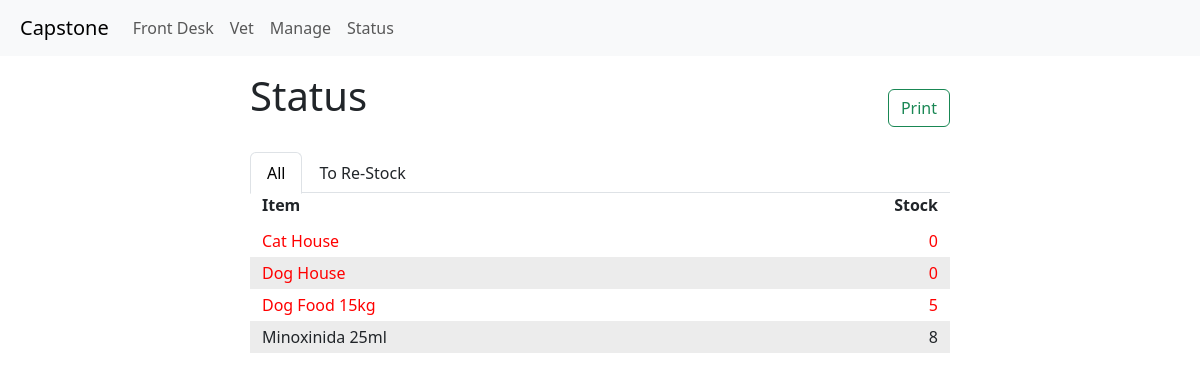
Page /status on the earlier database version.
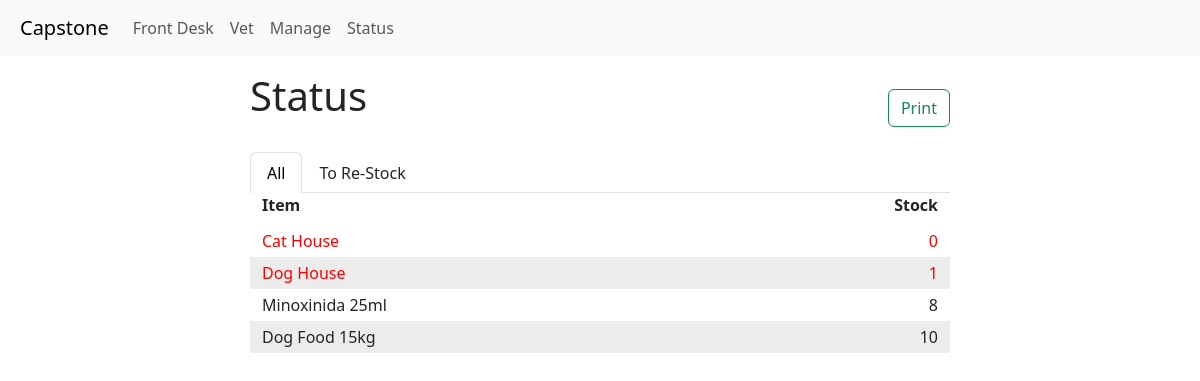
Same page on the later database version.
### item_track/models.py (models this page shows, shortened)
class Item(models.Model):
    id = models.AutoField(primary_key=True)
    name = models.CharField(max_length=64)
    description = models.CharField(max_length=256, blank=True, null=True)
    barcode = models.CharField(max_length=64, blank=True, null=True)
    image = models.ImageField(upload_to="item_track/images", blank=True, null=True)
    category = models.ManyToManyField("Category", blank=True, related_name="items")
    price = models.DecimalField(max_digits=10, decimal_places=2, blank=True, null=True)
    stock = models.IntegerField(blank=True, null=True)
    stock_min = models.IntegerField(blank=True, null=True)
    date_added = models.DateTimeField(auto_now_add=True)
    date_modified = models.DateTimeField(auto_now=True)
    expiration_date = models.DateTimeField(blank=True, null=True)
    active = models.BooleanField(default=True)
    def __str__(self):
        return f"{self.name}"

### item_track/views.py (the view)
# urls.py: path("status", views.status, name="status"),
def status(request):
    items = Item.objects.all()
    items = items.order_by('stock')
    return render(request, "item_track/status.html",{
        'items': items,
    })

### item_track/templates/item_track/status.html (shortened to what this page needs)
{% extends "item_track/layout.html" %}
{% load static %}
{% block body %}
    {% block head %}
    <div class="d-flex justify-content-center p-2">
    <div class="w-100" style="max-width: 700px;">
        <div class="d-flex align-items-center justify-content-between">
            <h1 class="pb-4 pt-2">Status</h1>
            <div>
                <button class="btn btn-outline-success" onclick="print_inform()">Print</button>
            </div>
        </div>
        <ul class="nav nav-tabs">
            <li class="nav-item">
                <a class="nav-link active" aria-current="page" id="all-items" onclick="all_items()">All</a>
            </li>
            <li class="nav-item">
                <a class="nav-link" id="re-stock-item" onclick="re_stock()">To Re-Stock</a>
            </li>
        </ul>
        <div class="container text-left pb-2">
            <div class="row">
                <div class="col">
                <b>Item</b>
                </div>
                <div class="col text-right">
                <b>Stock</b>
                </div>
            </div>
        </div>
        {% for item in items %}
        <div class="container item-row text-left {% if forloop.counter|divisibleby:2 %} even-row {% else %} odd-row {% endif %}
                    {% if item.stock < item.stock_min %} out-stock {% else %} with-stock {% endif %}"
                    style="display: block">
            <div class="row pb-1 pt-1">
                <div class="col">
                {{ item }}
                </div>
                <div class="col text-right">
                {{ item.stock }}
                </div>
                </div>
            </div>
        {% endfor %}
        </div>
    </div>
    </div>
    {% endblock %}
{% endblock %}

Differences in the rows shown:
changed Item "Dog House": stock "0" → "1"
shown differently, row unchanged: Item "Minoxinida 25ml": moves up the list
changed Item "Dog Food 15kg": stock "5" → "10"
